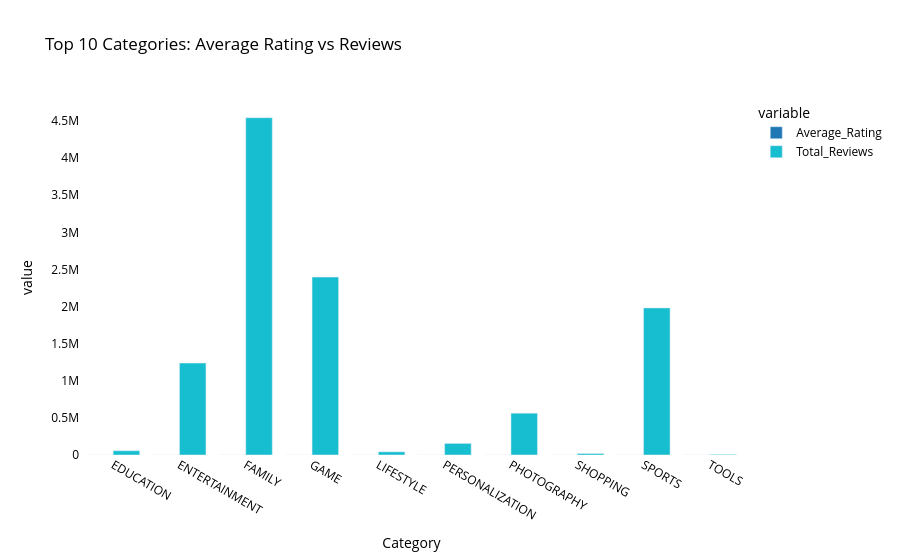
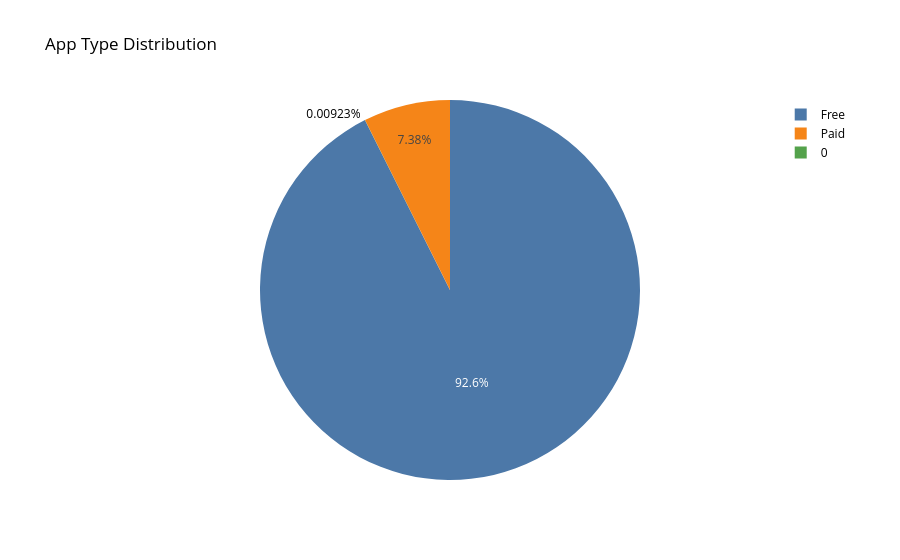
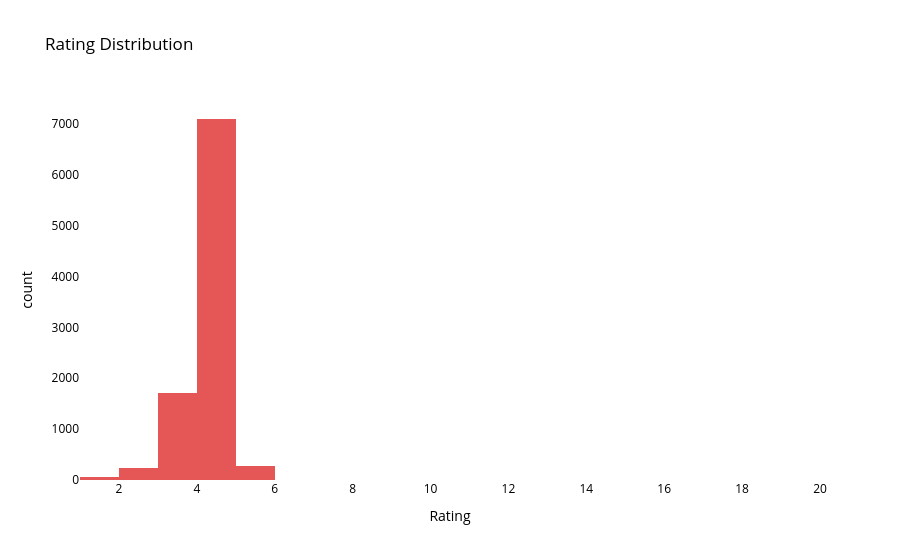

The code cell stored with these charts, in order, in its notebook:
### Markdown cell above
#1

### Code cell
# ========================
# IMPORT LIBRARIES
# ========================
import pandas as pd
import numpy as np
import plotly.express as px
from datetime import datetime
import pytz

# ========================
# LOAD DATA
# ========================
df = pd.read_csv("Play Store Data.csv")

# ========================
# CLEAN & PREPARE DATA
# ========================

df['Rating'] = pd.to_numeric(df['Rating'], errors='coerce')
df['Reviews'] = pd.to_numeric(df['Reviews'], errors='coerce')

df['Installs'] = (
    df['Installs']
    .astype(str)
    .str.replace('[+,]', '', regex=True)
)
df['Installs'] = pd.to_numeric(df['Installs'], errors='coerce')

def size_to_mb(size):
    try:
        if 'M' in size:
            return float(size.replace('M', ''))
        elif 'k' in size or 'K' in size:
            return float(size.replace('k', '').replace('K', '')) / 1024
    except:
        return None

df['Size_MB'] = df['Size'].astype(str).apply(size_to_mb)

df['Last Updated'] = pd.to_datetime(df['Last Updated'], errors='coerce')

# ========================
# FILTER DATA
# ========================
filtered_df = df[
    (df['Rating'] >= 4.0) &
    (df['Size_MB'] >= 10) &
    (df['Last Updated'].dt.month == 1)
]

# ========================
# TOP 10 CATEGORIES
# ========================
top_categories = (
    filtered_df.groupby('Category')['Installs']
    .sum()
    .nlargest(10)
    .index
)

filtered_df = filtered_df[filtered_df['Category'].isin(top_categories)]

category_summary = (
    filtered_df.groupby('Category')
      .agg(
          Average_Rating=('Rating', 'mean'),
          Total_Reviews=('Reviews', 'sum')
      )
      .reset_index()
)

# ========================
# BAR CHART
# ========================
fig1 = px.bar(
    category_summary,
    x='Category',
    y=['Average_Rating', 'Total_Reviews'],
    barmode='group',
    title='Top 10 Categories: Average Rating vs Reviews',
    color_discrete_map={'Average_Rating':'#1f77b4','Total_Reviews':'#17becf'}
)

fig1.update_layout(
    plot_bgcolor='white',
    paper_bgcolor='white',
    font=dict(color='black')
)

fig1.show()

# ========================
# PIE CHART
# ========================
type_counts = df['Type'].value_counts()

fig2 = px.pie(
    values=type_counts.values,
    names=type_counts.index,
    title="App Type Distribution",
    color_discrete_sequence=['#4C78A8', '#F58518', '#54A24B', '#E45756']
)

fig2.update_layout(
    plot_bgcolor='white',
    paper_bgcolor='white',
    font=dict(color='black')
)

fig2.show()

# ========================
# HISTOGRAM
# ========================
fig3 = px.histogram(
    df,
    x='Rating',
    nbins=20,
    title='Rating Distribution',
    color_discrete_sequence=['#E45756']
)

fig3.update_layout(
    plot_bgcolor='white',
    paper_bgcolor='white',
    font=dict(color='black')
)

fig3.show()

### Figure 1 — Plotly figure (JSON) as saved in the notebook; plotly's stock layout.template omitted (floating-point values rounded to 4 significant figures)
{"data": [{"alignmentgroup": "True", "hovertemplate": "variable=Average_Rating<br>Category=%{x}<br>value=%{y}<extra></extra>", "legendgroup": "Average_Rating", "marker": {"color": "#1f77b4", "pattern": {"shape": ""}}, "name": "Average_Rating", "offsetgroup": "Average_Rating", "orientation": "v", "showlegend": true, "textposition": "auto", "type": "bar", "x": ["EDUCATION", "ENTERTAINMENT", "FAMILY", "GAME", "LIFESTYLE", "PERSONALIZATION", "PHOTOGRAPHY", "SHOPPING", "SPORTS", "TOOLS"], "xaxis": "x", "y": [4.4, 4.25, 4.395, 4.313, 4.38, 4.475, 4.15, 4.2, 4.343, 4.2], "yaxis": "y"}, {"alignmentgroup": "True", "hovertemplate": "variable=Total_Reviews<br>Category=%{x}<br>value=%{y}<extra></extra>", "legendgroup": "Total_Reviews", "marker": {"color": "#17becf", "pattern": {"shape": ""}}, "name": "Total_Reviews", "offsetgroup": "Total_Reviews", "orientation": "v", "showlegend": true, "textposition": "auto", "type": "bar", "x": ["EDUCATION", "ENTERTAINMENT", "FAMILY", "GAME", "LIFESTYLE", "PERSONALIZATION", "PHOTOGRAPHY", "SHOPPING", "SPORTS", "TOOLS"], "xaxis": "x", "y": [57640.0, 1239000.0, 4545000.0, 2398000.0, 42810.0, 156000.0, 563700.0, 19950.0, 1982000.0, 8010.0], "yaxis": "y"}], "layout": {"barmode": "group", "font": {"color": "black"}, "legend": {"title": {"text": "variable"}, "tracegroupgap": 0}, "paper_bgcolor": "white", "plot_bgcolor": "white", "title": {"text": "Top 10 Categories: Average Rating vs Reviews"}, "xaxis": {"anchor": "y", "domain": [0, 1], "title": {"text": "Category"}}, "yaxis": {"anchor": "x", "domain": [0, 1], "title": {"text": "value"}}}}

### Figure 2 — Plotly figure (JSON) as saved in the notebook; plotly's stock layout.template omitted (floating-point values rounded to 4 significant figures)
{"data": [{"domain": {"x": [0, 1], "y": [0, 1]}, "hovertemplate": "label=%{label}<br>value=%{value}<extra></extra>", "labels": ["Free", "Paid", "0"], "legendgroup": "", "name": "", "showlegend": true, "type": "pie", "values": [10039, 800, 1]}], "layout": {"font": {"color": "black"}, "legend": {"tracegroupgap": 0}, "paper_bgcolor": "white", "piecolorway": ["#4C78A8", "#F58518", "#54A24B", "#E45756"], "plot_bgcolor": "white", "title": {"text": "App Type Distribution"}}}

### Figure 3 — Plotly figure (JSON) as saved in the notebook; plotly's stock layout.template omitted (floating-point values rounded to 4 significant figures; data arrays with more than 128 entries replaced by an {"elided": "..."} marker saying what was removed)
{"data": [{"bingroup": "x", "hovertemplate": "Rating=%{x}<br>count=%{y}<extra></extra>", "legendgroup": "", "marker": {"color": "#E45756", "pattern": {"shape": ""}}, "name": "", "nbinsx": 20, "orientation": "v", "showlegend": false, "type": "histogram", "x": {"elided": "10841 float values"}, "xaxis": "x", "yaxis": "y"}], "layout": {"barmode": "relative", "font": {"color": "black"}, "legend": {"tracegroupgap": 0}, "paper_bgcolor": "white", "plot_bgcolor": "white", "title": {"text": "Rating Distribution"}, "xaxis": {"anchor": "y", "domain": [0, 1], "title": {"text": "Rating"}}, "yaxis": {"anchor": "x", "domain": [0, 1], "title": {"text": "count"}}}}
